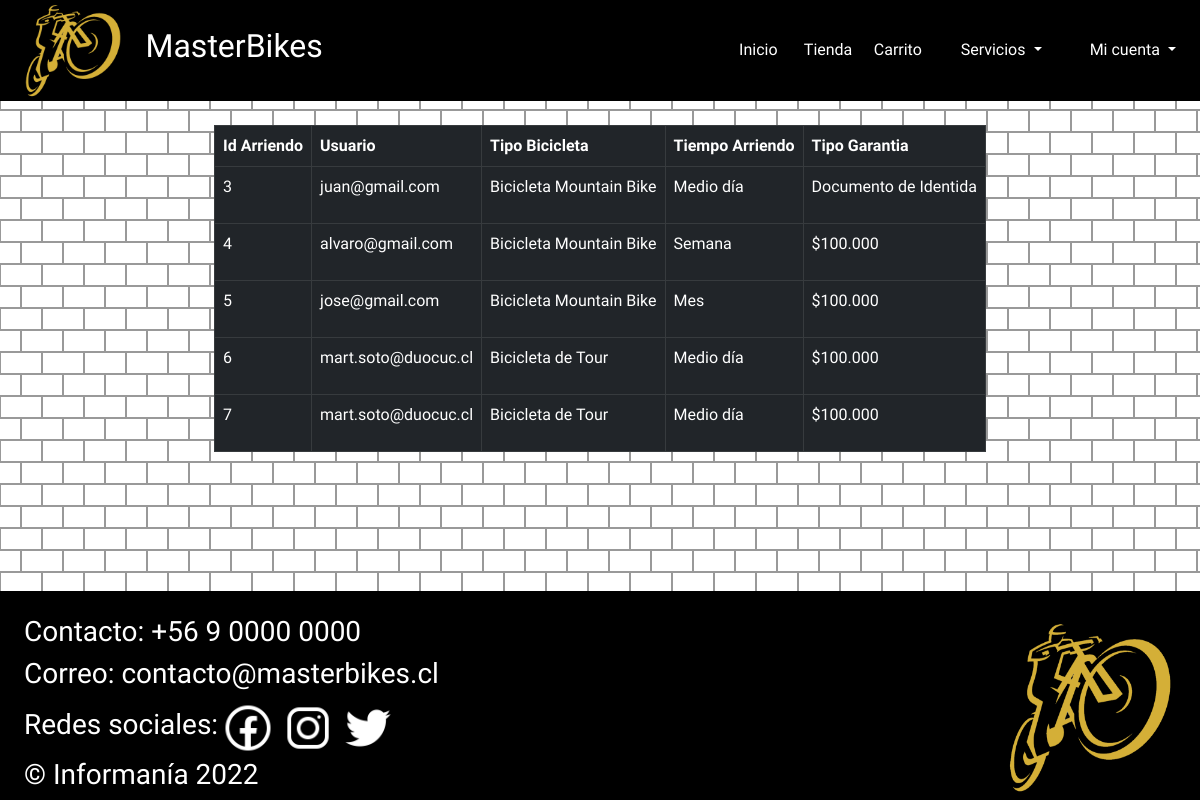
The app's page /crud_arriendo with its own data.
### app/models.py (models this page shows)
class Reserva_arriendo(models.Model):
    id_arriendo = models.AutoField(primary_key=True)
    tipo_bici = models.CharField(max_length=30)
    tiempo_arriendo = models.CharField(max_length=30)
    tipo_garantia = models.CharField(max_length=30)
    usuario = models.EmailField(null=False)

### app/views.py (the view)
# urls.py: path('crud_arriendo', arriendos, name='crud_arriendo'),
def arriendos(request):
    arriendo = Reserva_arriendo.objects.all()
    return render(request, 'app/crud_arriendo.html',{"arriendo":arriendo})

### app/templates/app/crud_arriendo.html (shortened to what this page needs)
{% extends "app/layout.html" %}
{% block content %}
    <div id="arriendo">
        <div class="container mt-4">
            <table class="table table-bordered table-dark">
                <thead>
                    <tr>
                        <th scope="col">Id Arriendo</th>
                        <th scope="col">Usuario</th>
                        <th scope="col">Tipo Bicicleta</th>
                        <th scope="col">Tiempo Arriendo</th>
                        <th scope="col">Tipo Garantia</th>
                    </tr>
                    {% for r_a in arriendo %}
                    <tr>
                        <td>
                            <p>{{r_a.id_arriendo}}</p>
                        </td>
                        <td><p>{{r_a.usuario}}</p>
                        </td>
                        <td>
                            <p>{{r_a.tipo_bici}}</p>
                        </td>
                        <td>
                            <p>{{r_a.tiempo_arriendo}}</p>
                        </td>
                        <td>
                            <p>{{r_a.tipo_garantia}}</p>
                        </td>
                    </tr>
                    {% endfor %}
                </thead>
            </table>
        </div>
    </div>
{% endblock %}

### app/static/app/css/layout.css (style rules this page uses)
* { padding: 0; margin: 0; font-family: 'Chakra Petch', sans-serif; }
body { background-color: #ffffff; background-color: #ffffff; }

### records on screen
Reserva_arriendo: id_arriendo "3", usuario "juan@gmail.com", tipo_bici "Bicicleta Mountain Bike", tiempo_arriendo "Medio día", tipo_garantia "Documento de Identida"
Reserva_arriendo: id_arriendo "4", usuario "alvaro@gmail.com", tipo_bici "Bicicleta Mountain Bike", tiempo_arriendo "Semana", tipo_garantia "$100.000"
Reserva_arriendo: id_arriendo "5", usuario "jose@gmail.com", tipo_bici "Bicicleta Mountain Bike", tiempo_arriendo "Mes", tipo_garantia "$100.000"
Reserva_arriendo: id_arriendo "6", usuario "mart.soto@duocuc.cl", tipo_bici "Bicicleta de Tour", tiempo_arriendo "Medio día", tipo_garantia "$100.000"
Reserva_arriendo: id_arriendo "7", usuario "mart.soto@duocuc.cl", tipo_bici "Bicicleta de Tour", tiempo_arriendo "Medio día", tipo_garantia "$100.000"
